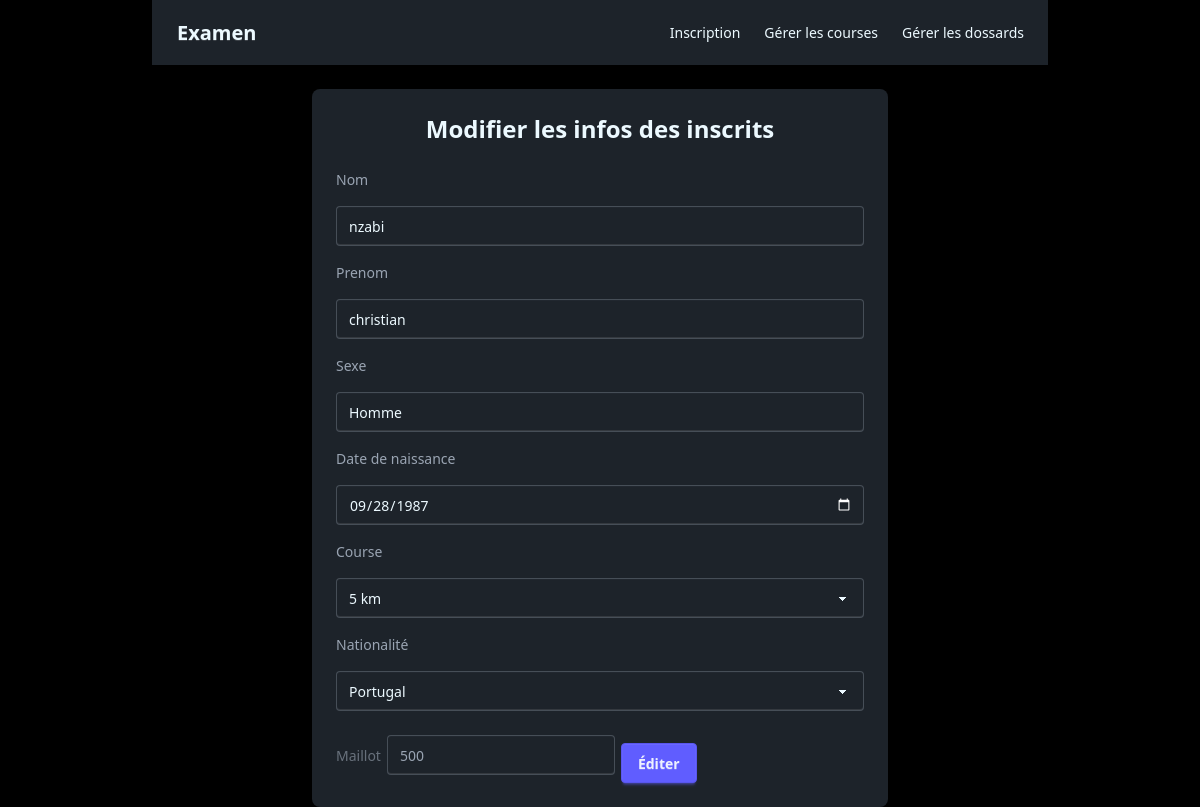
The app's page /modif_personne.php?id_personne=41 with its own data.
### tables this page shows
CREATE TABLE personnes (
    id_personne INTEGER PRIMARY KEY AUTOINCREMENT,
    nom         TEXT,
    prenom      TEXT,
    sexe        TEXT,
    date_naissance DATE,
    courses     TEXT,
    club        TEXT,
    non_partant INT,
    nationalite TEXT,
    id_maillot   INTEGER UNIQUE,
    FOREIGN KEY (id_maillot) REFERENCES maillots(id_maillot)
);

CREATE TABLE maillots (
    id_maillot INTEGER PRIMARY KEY AUTOINCREMENT,
    numero     TEXT UNIQUE
);

### modif_personne.php (the view, shortened to what this page needs)
<?php
$pdo = new PDO('sqlite:bd.sqlite');
$pdo->setAttribute(PDO::ATTR_ERRMODE, PDO::ERRMODE_EXCEPTION);
$req = "SELECT p.*, m.numero AS n_maillot
        FROM personnes p
        LEFT JOIN maillots m ON p.id_maillot = m.id_maillot
        WHERE p.id_personne = ?";
$traitement = $pdo->prepare($req);
$traitement->execute([$_GET['id_personne']]);
$da_ta = $traitement->fetch(PDO::FETCH_ASSOC);
$req1 = "SELECT nom FROM courses ORDER BY id_course ASC";
$prepa = $pdo->prepare($req1);
$prepa->execute();
$courses = $prepa->fetchAll(PDO::FETCH_ASSOC);
$req2 = "SELECT DISTINCT nationalite FROM personnes
         WHERE nationalite IS NOT NULL
         ORDER BY nationalite ASC";
$prepa2 = $pdo->prepare($req2);
$prepa2->execute();
$nationalites = $prepa2->fetchAll(PDO::FETCH_ASSOC);
?>
<!DOCTYPE html>
<html lang="fr" data-theme="dark">
<head>
    <link href="https://cdn.jsdelivr.net/npm/daisyui@5" rel="stylesheet" type="text/css" />
    <script src="https://cdn.jsdelivr.net/npm/@tailwindcss/browser@4"></script>
</head>
<body class="min-h-screen flex flex-col items-center bg-black">
<div class="navbar bg-base-100 shadow-md w-full max-w-4xl mb-6">
  <div class="navbar-start">
    <a class="btn btn-ghost text-xl font-bold">Examen</a>
  </div>
  <div class="navbar-end">
    <ul class="menu menu-horizontal px-1">
      <li><a href="index.php">Inscription</a></li>
      <li><a href="adm.php">Gérer les courses</a></li>
      <li><a href="dossards.php">Gérer les dossards</a></li>
    </ul>
  </div>
</div>
<div class="w-full max-w-xl">
  <div class="card bg-base-100 shadow-xl">
    <div class="card-body space-y-4">
      <h1 class="text-2xl font-bold text-center">Modifier les infos des inscrits</h1>
      <form action="mis_jour_persons.php" method="POST" class="space-y-4">
        <label class="label" for="nom">
          <span class="label-text">Nom</span>
        </label>
        <input
          type="text"
          name="nom"
          id="nom"
          class="input input-bordered w-full"
          value="<?= htmlspecialchars($da_ta['nom']) ?>"
          required
        >
        <label class="label" for="prenom">
          <span class="label-text">Prenom</span>
        </label>
        <input
          type="text"
          name="prenom"
          id="prenom"
          class="input input-bordered w-full"
          value="<?= htmlspecialchars($da_ta['prenom']) ?>"
        >
        <label class="label" for="sexe">
          <span class="label-text">Sexe</span>
        </label>
        <input
          type="text"
          name="sexe"
          id="sexe"
          class="input input-bordered w-full"
          value="<?= htmlspecialchars($da_ta['sexe']) ?>"
        >
        <label class="label" for="date_naissance">
          <span class="label-text">Date de naissance</span>
        </label>
        <input
          type="date"
          name="date_naissance"
          id="date_naissance"
          class="input input-bordered w-full"
          value="<?= htmlspecialchars($da_ta['date_naissance']) ?>"
        >
        <label class="label" for="course">
          <span class="label-text">Course</span>
        </label>
        <select name="course" id="course"
                class="select select-bordered w-full" required>
          <?php foreach ($courses as $course): ?>
  <option value="<?= htmlspecialchars($course['nom']) ?>"
    <?= $course['nom'] === ($da_ta['nom'] ?? '') ? 'selected' : '' ?>>
    <?= htmlspecialchars($course['nom']) ?>
  </option>
<?php endforeach; ?>
        </select>
        <label class="label" for="nationalite">
          <span class="label-text">Nationalité</span>
        </label>
        <select name="nationalite" id="nationalite"
                class="select select-bordered w-full" required>
          <?php foreach ($nationalites as $nat): ?>
            <option value="<?= htmlspecialchars($nat['nationalite']) ?>"
              <?= $nat['nationalite'] === $da_ta['nationalite'] ? 'selected' : '' ?>>
              <?= htmlspecialchars($nat['nationalite']) ?>
            </option>
          <?php endforeach; ?>
        </select>
        <label class="label" for="maillot">
<label class="label" for="maillot">
  <span class="label-text">Maillot</span>
</label>
<input
  type="text"
  name="maillot"
  id="maillot"
  class="input input-bordered w-full"
  value="<?= htmlspecialchars((string) ($da_ta['n_maillot'] ?? '')) ?>"
>
        <div class="card-actions justify-between mt-4">
          <button type="submit" class="btn btn-primary">
            Éditer
          </button>
        </div>
      </form>
    </div>
  </div>
</div>
</body>
</html>

### records on screen
personnes: nom "nzabi", prenom "christian", sexe "Homme", date_naissance "09/28/1987", nationalite "Portugal", maillot "500"

### other values on screen
form field course "5 km"
